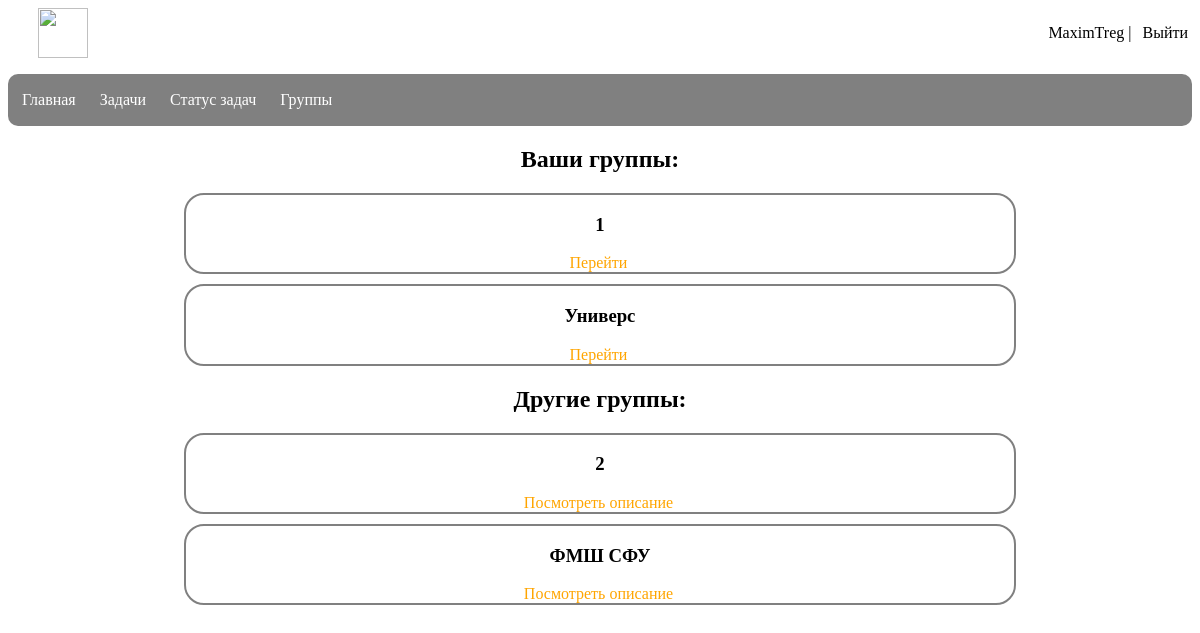
The page /groups (signed in) on the database its author committed.
### app/models.py (models this page shows, shortened)
class User(UserMixin, db.Model):
    id = db.Column(db.Integer, primary_key=True)
    username = db.Column(db.String(50), index=True, unique=True)
    email = db.Column(db.String(120), index=True, unique=True)
    password_hash = db.Column(db.String(128))
    groups = db.relationship('UserGroup', backref='user', lazy='dynamic')
    tasks = db.relationship('Task', backref='creator', lazy='dynamic')
    solutions = db.relationship('Solution', backref='user', lazy='dynamic')
    def get_groups(self):
        return Groups.query.filter(Groups.id.in_(list(map(lambda g: g.group_id, self.groups)))).all()

class Groups(db.Model):
    id = db.Column(db.Integer, primary_key=True)
    title = db.Column(db.String(100), unique=True, nullable=False)
    statement = db.Column(db.Text, nullable=True)
    users = db.relationship('UserGroup', backref='group', lazy='dynamic')

### app/routes.py (the view)
@app.route('/groups', defaults={'id': None})
@app.route('/groups/<int:id>')
def groups(id):
    if id:
        group = Groups.query.get(id)
        return render_template('group.html',  cureent_user=current_user, group=group)
    groups = Groups.query.all()
    return render_template('groups.html', groups=groups)

### app/models.py (called while the page is built)
@login.user_loader
def load_user(id):
    return User.query.get(int(id))

### app/templates/groups.html (shortened to what this page needs)
{% extends "base.html" %}
{% block content %}
<body>
    <div class="container">
        <section>
            {% if not current_user.is_anonymous %}
                {% if current_user.get_groups() %}
                    <h2>Ваши группы:</h2>
                    <div class="group-list">
                        {% for group in current_user.get_groups() %}
                            <div class="group-card">
                                <h3>{{ group.title }}</h3>
                                <a href="{{ url_for('groups', id=group.id) }}" class="sub">Перейти</a>
                            </div>
                        {% endfor %}
                    </div>
                {% else %}
                    <p>Вы не содержитесь ни в одной группе</p>
                {% endif %}
            {% endif %}
        </section>
        <section>
            {% if not current_user.is_anonymous %}
                <h2>Другие группы:</h2>
            {% endif %}
            {% if groups %}
                <div class="group-list">
                    {% for group in groups %}
                        {% if not current_user.is_anonymous %}
                            {% if group not in current_user.get_groups() %}
                                <div class="group-card">
                                    <h3>{{ group.title }}</h3>
                                    <a href="{{ url_for('groups', id=group.id) }}" class="sub" >Посмотреть описание</a>
                                </div>
                            {% endif %}
                        {% else %}
                            <div class="group-card">
                                <h3>{{ group.title }}</h3>
                                <a href="{{ url_for('groups', id=group.id) }}" class="sub" >Посмотреть описание</a>
                            </div>
                        {% endif %}
                    {% endfor %}
                </div>
            {% else %}
                <p>Нет доступных групп для присоединения.</p>
            {% endif %}
        </section>
    </div>
</body>
</html>
{% endblock %}

### app/templates/base.html (shortened to what this page needs)
<html>
    <head>
        <link type="text/css" href="../static/css/styles.css" rel="stylesheet" />
    </head>
    <body>
        <div id="header">
            <a href="/"><img class="logo" src="../static/images/logo.png"></a>
            <div>
                {% if current_user.is_anonymous %}
                <a href="/login" class="login">Войти</a>
                |
                <a href="/register" class="login">Зарегистрироваться</a>
                {% else %}
                <a href="/profile" id="profile_button"> {{ current_user.username }} </a>
                |
                <a href="{{ '/logout' }}" class="login">Выйти</a>
                {% endif %}
            </div>
        </div>
        <div id="menu">
            <ul>
                <li><a href="/">Главная</a></li>
                <li><a href="/tasks">Задачи</a></li>
                <li><a href="/tasks_status">Статус задач</a></li>
                <li><a href="/groups">Группы</a></li>
            </ul>
        </div>
        {% block content %}{% endblock %}
    </body>
</html>

### app/static/css/styles.css (style rules this page uses)
body { font-family: Comic Sans MS; }
ul { list-style-type: none; padding: 7px; overflow: hidden; background-color: grey; border-radius: 10px; }
.logo { height: 50px; margin-left: 30px; }
#header { display: flex; justify-content: space-between; align-items: center; }
.login { color: black; text-align: center; }
.login { padding: 4px; padding-left: 7px; color: black; border-radius: 5px; text-decoration: none; }
li { float: left; }
li a { display: block; color: white; text-align: center; margin-right: 10px; padding: 10px; padding-left: 7px; padding-right: 7px; border-radius: 10px; text-decoration: none; }
#profile_button { color: black; text-decoration: none; }
h2 { text-align: center; }
.group-card { text-align: center; border: 2px solid grey; width: 70%; border-radius: 20px; margin-left: auto; margin-right: auto; margin-bottom: 10px; }
.sub { padding: 10px; padding-left: 7px; color: orange; border-radius: 5px; text-decoration: none; }

### rows shown on the page
User: username "MaximTreg"
Groups: title "1"
Groups: title "Универс"
Groups: title "2"
Groups: title "ФМШ СФУ"
